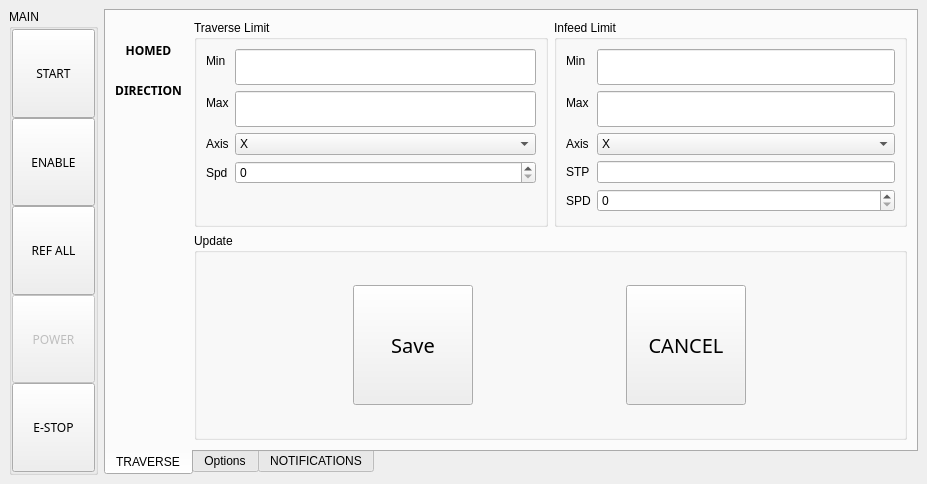
<?xml version="1.0" encoding="UTF-8"?>
<ui version="4.0">
 <class>Form</class>
 <widget class="VCPMainWindow" name="Form">
  <property name="geometry">
   <rect>
    <x>0</x>
    <y>0</y>
    <width>927</width>
    <height>484</height>
   </rect>
  </property>
  <property name="windowTitle">
   <string>Form</string>
  </property>
  <widget class="QWidget" name="centralwidget">
   <layout class="QGridLayout" name="gridLayout_3">
    <item row="0" column="0">
     <widget class="QGroupBox" name="groupBox_2">
      <property name="minimumSize">
       <size>
        <width>89</width>
        <height>0</height>
       </size>
      </property>
      <property name="title">
       <string>MAIN</string>
      </property>
      <property name="flat">
       <bool>false</bool>
      </property>
      <layout class="QVBoxLayout" name="verticalLayout_2">
       <property name="spacing">
        <number>0</number>
       </property>
       <property name="sizeConstraint">
        <enum>QLayout::SetDefaultConstraint</enum>
       </property>
       <property name="leftMargin">
        <number>0</number>
       </property>
       <property name="topMargin">
        <number>0</number>
       </property>
       <property name="rightMargin">
        <number>0</number>
       </property>
       <property name="bottomMargin">
        <number>0</number>
       </property>
       <item>
        <widget class="QPushButton" name="run_stop_button">
         <property name="sizePolicy">
          <sizepolicy hsizetype="Minimum" vsizetype="Minimum">
           <horstretch>0</horstretch>
           <verstretch>0</verstretch>
          </sizepolicy>
         </property>
         <property name="maximumSize">
          <size>
           <width>120</width>
           <height>120</height>
          </size>
         </property>
         <property name="font">
          <font>
           <family>Sans</family>
           <weight>50</weight>
           <italic>false</italic>
           <bold>false</bold>
          </font>
         </property>
         <property name="text">
          <string>START</string>
         </property>
         <property name="checkable">
          <bool>true</bool>
         </property>
        </widget>
       </item>
       <item>
        <widget class="HalButton" name="halbutton_2">
         <property name="sizePolicy">
          <sizepolicy hsizetype="Minimum" vsizetype="Minimum">
           <horstretch>0</horstretch>
           <verstretch>0</verstretch>
          </sizepolicy>
         </property>
         <property name="maximumSize">
          <size>
           <width>120</width>
           <height>120</height>
          </size>
         </property>
         <property name="font">
          <font>
           <family>Sans</family>
           <weight>50</weight>
           <italic>false</italic>
           <bold>false</bold>
          </font>
         </property>
         <property name="text">
          <string>ENABLE</string>
         </property>
         <property name="checkable">
          <bool>true</bool>
         </property>
         <property name="rules" stdset="0">
          <string>[{&quot;channels&quot;: [{&quot;url&quot;: &quot;status:all_axes_homed&quot;, &quot;trigger&quot;: true}], &quot;property&quot;: &quot;Enable&quot;, &quot;expression&quot;: &quot;ch[0]&quot;, &quot;name&quot;: &quot;isHomed&quot;}]</string>
         </property>
         <property name="pinBaseName" stdset="0">
          <string>halui.user-enable</string>
         </property>
        </widget>
       </item>
       <item>
        <widget class="ActionButton" name="ref_all_button">
         <property name="sizePolicy">
          <sizepolicy hsizetype="Fixed" vsizetype="Fixed">
           <horstretch>1</horstretch>
           <verstretch>0</verstretch>
          </sizepolicy>
         </property>
         <property name="minimumSize">
          <size>
           <width>32</width>
           <height>27</height>
          </size>
         </property>
         <property name="maximumSize">
          <size>
           <width>100</width>
           <height>100</height>
          </size>
         </property>
         <property name="font">
          <font>
           <family>Sans</family>
           <weight>50</weight>
           <italic>false</italic>
           <bold>false</bold>
          </font>
         </property>
         <property name="focusPolicy">
          <enum>Qt::NoFocus</enum>
         </property>
         <property name="styleSheet">
          <string notr="true"/>
         </property>
         <property name="text">
          <string>REF ALL</string>
         </property>
         <property name="rules" stdset="0">
          <string>[{&quot;channels&quot;: [{&quot;url&quot;: &quot;status:all_axes_homed&quot;, &quot;trigger&quot;: true}], &quot;property&quot;: &quot;Text&quot;, &quot;expression&quot;: &quot;'HOMED' if ch[0] else 'REF ALL'&quot;, &quot;name&quot;: &quot;reference_all&quot;}]</string>
         </property>
         <property name="actionName" stdset="0">
          <string>machine.home.all</string>
         </property>
        </widget>
       </item>
       <item>
        <widget class="ActionButton" name="power_abutton_6">
         <property name="enabled">
          <bool>false</bool>
         </property>
         <property name="sizePolicy">
          <sizepolicy hsizetype="Fixed" vsizetype="Fixed">
           <horstretch>0</horstretch>
           <verstretch>0</verstretch>
          </sizepolicy>
         </property>
         <property name="minimumSize">
          <size>
           <width>32</width>
           <height>27</height>
          </size>
         </property>
         <property name="maximumSize">
          <size>
           <width>100</width>
           <height>100</height>
          </size>
         </property>
         <property name="font">
          <font>
           <family>Sans</family>
           <weight>50</weight>
           <italic>false</italic>
           <bold>false</bold>
          </font>
         </property>
         <property name="text">
          <string>POWER</string>
         </property>
         <property name="checkable">
          <bool>true</bool>
         </property>
         <property name="actionName" stdset="0">
          <string>machine.power.toggle</string>
         </property>
        </widget>
       </item>
       <item>
        <widget class="ActionButton" name="estop_abutton_5">
         <property name="sizePolicy">
          <sizepolicy hsizetype="Fixed" vsizetype="Fixed">
           <horstretch>0</horstretch>
           <verstretch>0</verstretch>
          </sizepolicy>
         </property>
         <property name="minimumSize">
          <size>
           <width>32</width>
           <height>27</height>
          </size>
         </property>
         <property name="maximumSize">
          <size>
           <width>100</width>
           <height>100</height>
          </size>
         </property>
         <property name="font">
          <font>
           <family>Sans</family>
           <weight>50</weight>
           <italic>false</italic>
           <bold>false</bold>
          </font>
         </property>
         <property name="text">
          <string>E-STOP</string>
         </property>
         <property name="checkable">
          <bool>true</bool>
         </property>
         <property name="actionName" stdset="0">
          <string>machine.estop.toggle</string>
         </property>
        </widget>
       </item>
      </layout>
     </widget>
    </item>
    <item row="0" column="1">
     <widget class="QTabWidget" name="Tabs">
      <property name="enabled">
       <bool>true</bool>
      </property>
      <property name="sizePolicy">
       <sizepolicy hsizetype="Expanding" vsizetype="Expanding">
        <horstretch>0</horstretch>
        <verstretch>0</verstretch>
       </sizepolicy>
      </property>
      <property name="tabPosition">
       <enum>QTabWidget::South</enum>
      </property>
      <property name="currentIndex">
       <number>0</number>
      </property>
      <widget class="QWidget" name="tab">
       <attribute name="title">
        <string>TRAVERSE</string>
       </attribute>
       <layout class="QGridLayout" name="gridLayout_4">
        <item row="0" column="0">
         <layout class="QGridLayout" name="gridLayout">
          <property name="topMargin">
           <number>13</number>
          </property>
          <item row="0" column="1">
           <layout class="QGridLayout" name="gridLayout_2">
            <item row="4" column="1">
             <widget class="StatusLED" name="statusled_6">
              <property name="rules" stdset="0">
               <string>[{&quot;channels&quot;: [{&quot;url&quot;: &quot;status:joint.2.velocity&quot;, &quot;trigger&quot;: true}], &quot;property&quot;: &quot;On&quot;, &quot;expression&quot;: &quot;bool(ch[0])&quot;, &quot;name&quot;: &quot;Motion&quot;}]</string>
              </property>
             </widget>
            </item>
            <item row="3" column="1">
             <widget class="StatusLED" name="statusled_7">
              <property name="rules" stdset="0">
               <string>[{&quot;channels&quot;: [{&quot;url&quot;: &quot;status:joint.1.velocity&quot;, &quot;trigger&quot;: true}], &quot;property&quot;: &quot;On&quot;, &quot;expression&quot;: &quot;bool(ch[0])&quot;, &quot;name&quot;: &quot;Motion&quot;}]</string>
              </property>
             </widget>
            </item>
            <item row="1" column="1">
             <widget class="HalLedIndicator" name="direction_indicator">
              <property name="state">
               <bool>false</bool>
              </property>
              <property name="pinBaseName" stdset="0">
               <string/>
              </property>
             </widget>
            </item>
            <item row="0" column="0">
             <widget class="QLabel" name="label_6">
              <property name="font">
               <font>
                <family>Sans</family>
                <weight>75</weight>
                <italic>false</italic>
                <bold>true</bold>
               </font>
              </property>
              <property name="text">
               <string>HOMED</string>
              </property>
              <property name="alignment">
               <set>Qt::AlignCenter</set>
              </property>
             </widget>
            </item>
            <item row="2" column="0">
             <widget class="DROLabel" name="drolabel">
              <property name="referenceType" stdset="0">
               <number>1</number>
              </property>
              <property name="axisNumber" stdset="0">
               <number>0</number>
              </property>
              <property name="inchFormat" stdset="0">
               <string>%9.4f</string>
              </property>
              <property name="millimeterFormat" stdset="0">
               <string>%10.3f</string>
              </property>
              <property name="degreeFormat" stdset="0">
               <string>%10.2f</string>
              </property>
              <property name="latheMode" stdset="0">
               <number>0</number>
              </property>
             </widget>
            </item>
            <item row="0" column="1">
             <widget class="StatusLED" name="statusled_2">
              <property name="rules" stdset="0">
               <string>[{&quot;channels&quot;: [{&quot;url&quot;: &quot;status:all_axes_homed&quot;, &quot;trigger&quot;: true}], &quot;property&quot;: &quot;On&quot;, &quot;expression&quot;: &quot;ch[0]&quot;, &quot;name&quot;: &quot;Homed&quot;}]</string>
              </property>
             </widget>
            </item>
            <item row="2" column="1">
             <widget class="StatusLED" name="statusled">
              <property name="state">
               <bool>false</bool>
              </property>
              <property name="rules" stdset="0">
               <string>[{&quot;channels&quot;: [{&quot;url&quot;: &quot;status:joint.0.velocity&quot;, &quot;trigger&quot;: true}], &quot;property&quot;: &quot;On&quot;, &quot;expression&quot;: &quot;bool(ch[0])&quot;, &quot;name&quot;: &quot;Motion&quot;}]</string>
              </property>
             </widget>
            </item>
            <item row="1" column="0">
             <widget class="QLabel" name="label_9">
              <property name="font">
               <font>
                <family>Sans</family>
                <weight>75</weight>
                <italic>false</italic>
                <bold>true</bold>
               </font>
              </property>
              <property name="text">
               <string>DIRECTION</string>
              </property>
              <property name="alignment">
               <set>Qt::AlignCenter</set>
              </property>
             </widget>
            </item>
            <item row="3" column="0">
             <widget class="DROLabel" name="drolabel_3">
              <property name="referenceType" stdset="0">
               <number>1</number>
              </property>
              <property name="axisNumber" stdset="0">
               <number>2</number>
              </property>
              <property name="inchFormat" stdset="0">
               <string>%9.4f</string>
              </property>
              <property name="millimeterFormat" stdset="0">
               <string>%10.3f</string>
              </property>
              <property name="degreeFormat" stdset="0">
               <string>%10.2f</string>
              </property>
              <property name="latheMode" stdset="0">
               <number>0</number>
              </property>
             </widget>
            </item>
            <item row="4" column="0">
             <widget class="DROLabel" name="drolabel_2">
              <property name="referenceType" stdset="0">
               <number>1</number>
              </property>
              <property name="axisNumber" stdset="0">
               <number>1</number>
              </property>
              <property name="inchFormat" stdset="0">
               <string>%9.4f</string>
              </property>
              <property name="millimeterFormat" stdset="0">
               <string>%10.3f</string>
              </property>
              <property name="degreeFormat" stdset="0">
               <string>%10.2f</string>
              </property>
              <property name="latheMode" stdset="0">
               <number>0</number>
              </property>
             </widget>
            </item>
           </layout>
          </item>
         </layout>
        </item>
        <item row="0" column="1">
         <widget class="QGroupBox" name="groupBox_3">
          <property name="autoFillBackground">
           <bool>false</bool>
          </property>
          <property name="title">
           <string>Traverse Limit</string>
          </property>
          <layout class="QFormLayout" name="formLayout_2">
           <property name="fieldGrowthPolicy">
            <enum>QFormLayout::AllNonFixedFieldsGrow</enum>
           </property>
           <item row="0" column="0">
            <widget class="QLabel" name="label_8">
             <property name="toolTip">
              <string>AKA Table Left and Right</string>
             </property>
             <property name="text">
              <string>Min</string>
             </property>
            </widget>
           </item>
           <item row="0" column="1">
            <widget class="QLineEdit" name="traverse_limit_min">
             <property name="font">
              <font>
               <family>Sans</family>
               <pointsize>15</pointsize>
               <weight>50</weight>
               <italic>false</italic>
               <bold>false</bold>
              </font>
             </property>
             <property name="text">
              <string/>
             </property>
             <property name="echoMode">
              <enum>QLineEdit::Normal</enum>
             </property>
            </widget>
           </item>
           <item row="1" column="0">
            <widget class="QLabel" name="label_11">
             <property name="toolTip">
              <string>AKA Spindle Up and Down</string>
             </property>
             <property name="text">
              <string>Max</string>
             </property>
            </widget>
           </item>
           <item row="1" column="1">
            <widget class="QLineEdit" name="traverse_limit_max">
             <property name="font">
              <font>
               <family>Sans</family>
               <pointsize>15</pointsize>
               <weight>50</weight>
               <italic>false</italic>
               <bold>false</bold>
              </font>
             </property>
             <property name="text">
              <string/>
             </property>
             <property name="echoMode">
              <enum>QLineEdit::Normal</enum>
             </property>
            </widget>
           </item>
           <item row="2" column="0">
            <widget class="QLabel" name="axisLabel">
             <property name="text">
              <string>Axis</string>
             </property>
            </widget>
           </item>
           <item row="2" column="1">
            <widget class="QComboBox" name="traverse_axis">
             <item>
              <property name="text">
               <string>X</string>
              </property>
             </item>
             <item>
              <property name="text">
               <string>Y</string>
              </property>
             </item>
             <item>
              <property name="text">
               <string>Z</string>
              </property>
             </item>
            </widget>
           </item>
           <item row="3" column="1">
            <widget class="QSpinBox" name="traverse_speed">
             <property name="maximum">
              <number>2000</number>
             </property>
            </widget>
           </item>
           <item row="3" column="0">
            <widget class="QLabel" name="traverseLabel">
             <property name="text">
              <string>Spd</string>
             </property>
            </widget>
           </item>
          </layout>
         </widget>
        </item>
        <item row="0" column="2">
         <widget class="QGroupBox" name="groupBox_4">
          <property name="autoFillBackground">
           <bool>false</bool>
          </property>
          <property name="title">
           <string>Infeed Limit</string>
          </property>
          <layout class="QFormLayout" name="formLayout_3">
           <property name="fieldGrowthPolicy">
            <enum>QFormLayout::AllNonFixedFieldsGrow</enum>
           </property>
           <item row="0" column="0">
            <widget class="QLabel" name="label_10">
             <property name="toolTip">
              <string>AKA Table Left and Right</string>
             </property>
             <property name="text">
              <string>Min</string>
             </property>
            </widget>
           </item>
           <item row="0" column="1">
            <widget class="QLineEdit" name="infeed_limit_min">
             <property name="font">
              <font>
               <family>Sans</family>
               <pointsize>15</pointsize>
               <weight>50</weight>
               <italic>false</italic>
               <bold>false</bold>
              </font>
             </property>
             <property name="text">
              <string/>
             </property>
             <property name="echoMode">
              <enum>QLineEdit::Normal</enum>
             </property>
            </widget>
           </item>
           <item row="1" column="0">
            <widget class="QLabel" name="label_12">
             <property name="toolTip">
              <string>AKA Spindle Up and Down</string>
             </property>
             <property name="text">
              <string>Max</string>
             </property>
            </widget>
           </item>
           <item row="1" column="1">
            <widget class="QLineEdit" name="infeed_limit_max">
             <property name="font">
              <font>
               <family>Sans</family>
               <pointsize>15</pointsize>
               <weight>50</weight>
               <italic>false</italic>
               <bold>false</bold>
              </font>
             </property>
             <property name="text">
              <string/>
             </property>
             <property name="echoMode">
              <enum>QLineEdit::Normal</enum>
             </property>
            </widget>
           </item>
           <item row="2" column="0">
            <widget class="QLabel" name="axisLabel_2">
             <property name="text">
              <string>Axis</string>
             </property>
            </widget>
           </item>
           <item row="2" column="1">
            <widget class="QComboBox" name="infeed_axis">
             <property name="currentIndex">
              <number>0</number>
             </property>
             <item>
              <property name="text">
               <string>X</string>
              </property>
             </item>
             <item>
              <property name="text">
               <string>Y</string>
              </property>
             </item>
             <item>
              <property name="text">
               <string>Z</string>
              </property>
             </item>
            </widget>
           </item>
           <item row="3" column="0">
            <widget class="QLabel" name="stepoverLabel">
             <property name="text">
              <string>STP</string>
             </property>
            </widget>
           </item>
           <item row="3" column="1">
            <widget class="QLineEdit" name="infeed_stepover"/>
           </item>
           <item row="4" column="1">
            <widget class="QSpinBox" name="infeed_speed">
             <property name="maximum">
              <number>2000</number>
             </property>
            </widget>
           </item>
           <item row="4" column="0">
            <widget class="QLabel" name="infeedLabel">
             <property name="text">
              <string>SPD</string>
             </property>
            </widget>
           </item>
          </layout>
         </widget>
        </item>
        <item row="1" column="1" colspan="2">
         <widget class="QGroupBox" name="groupBox">
          <property name="title">
           <string>Update</string>
          </property>
          <layout class="QHBoxLayout" name="horizontalLayout">
           <item>
            <widget class="QPushButton" name="save_limits_button">
             <property name="sizePolicy">
              <sizepolicy hsizetype="Minimum" vsizetype="Minimum">
               <horstretch>0</horstretch>
               <verstretch>0</verstretch>
              </sizepolicy>
             </property>
             <property name="maximumSize">
              <size>
               <width>120</width>
               <height>120</height>
              </size>
             </property>
             <property name="font">
              <font>
               <family>Sans</family>
               <pointsize>15</pointsize>
               <weight>50</weight>
               <italic>false</italic>
               <bold>false</bold>
              </font>
             </property>
             <property name="text">
              <string>Save</string>
             </property>
             <property name="checkable">
              <bool>false</bool>
             </property>
            </widget>
           </item>
           <item>
            <widget class="QPushButton" name="cancel_edit_limits">
             <property name="sizePolicy">
              <sizepolicy hsizetype="Minimum" vsizetype="Minimum">
               <horstretch>0</horstretch>
               <verstretch>0</verstretch>
              </sizepolicy>
             </property>
             <property name="maximumSize">
              <size>
               <width>120</width>
               <height>120</height>
              </size>
             </property>
             <property name="font">
              <font>
               <family>Sans</family>
               <pointsize>15</pointsize>
               <weight>50</weight>
               <italic>false</italic>
               <bold>false</bold>
              </font>
             </property>
             <property name="text">
              <string>CANCEL</string>
             </property>
             <property name="checkable">
              <bool>true</bool>
             </property>
            </widget>
           </item>
          </layout>
         </widget>
        </item>
       </layout>
      </widget>
      <widget class="QWidget" name="tab_3">
       <attribute name="title">
        <string>Options</string>
       </attribute>
       <widget class="QWidget" name="horizontalLayoutWidget">
        <property name="geometry">
         <rect>
          <x>0</x>
          <y>0</y>
          <width>901</width>
          <height>441</height>
         </rect>
        </property>
        <layout class="QHBoxLayout" name="horizontalLayout_3">
         <property name="leftMargin">
          <number>5</number>
         </property>
         <property name="topMargin">
          <number>5</number>
         </property>
         <property name="rightMargin">
          <number>5</number>
         </property>
         <property name="bottomMargin">
          <number>5</number>
         </property>
         <item>
          <layout class="QFormLayout" name="formLayout">
           <property name="sizeConstraint">
            <enum>QLayout::SetDefaultConstraint</enum>
           </property>
           <item row="0" column="0">
            <widget class="QLabel" name="infeedTypeLabel">
             <property name="text">
              <string>Infeed Type</string>
             </property>
            </widget>
           </item>
           <item row="0" column="1">
            <widget class="QComboBox" name="infeed_type">
             <item>
              <property name="text">
               <string>Left and Right Stops</string>
              </property>
             </item>
             <item>
              <property name="text">
               <string>Right Stop Only</string>
              </property>
             </item>
             <item>
              <property name="text">
               <string>Left Stop Only</string>
              </property>
             </item>
             <item>
              <property name="text">
               <string>None</string>
              </property>
             </item>
            </widget>
           </item>
           <item row="1" column="0">
            <widget class="QLabel" name="infeedRepeatLabel_2">
             <property name="text">
              <string>Infeed Repeat</string>
             </property>
            </widget>
           </item>
           <item row="1" column="1">
            <widget class="QComboBox" name="infeed_reverse">
             <item>
              <property name="text">
               <string>Reverse At Either</string>
              </property>
             </item>
             <item>
              <property name="text">
               <string>Restart At Min</string>
              </property>
             </item>
             <item>
              <property name="text">
               <string>Restart At Max</string>
              </property>
             </item>
             <item>
              <property name="text">
               <string>None</string>
              </property>
             </item>
            </widget>
           </item>
          </layout>
         </item>
         <item>
          <layout class="QFormLayout" name="formLayout_5"/>
         </item>
        </layout>
       </widget>
      </widget>
      <widget class="QWidget" name="tab_1">
       <attribute name="title">
        <string>NOTIFICATIONS</string>
       </attribute>
       <layout class="QHBoxLayout" name="horizontalLayout_2">
        <property name="spacing">
         <number>14</number>
        </property>
        <property name="leftMargin">
         <number>9</number>
        </property>
        <property name="topMargin">
         <number>0</number>
        </property>
        <item>
         <widget class="NotificationWidget" name="notificationwidget_2"/>
        </item>
       </layout>
      </widget>
     </widget>
    </item>
   </layout>
  </widget>
 </widget>
 <customwidgets>
  <customwidget>
   <class>VCPMainWindow</class>
   <extends>QMainWindow</extends>
   <header>qtpyvcp.widgets.form_widgets.main_window</header>
   <container>1</container>
  </customwidget>
  <customwidget>
   <class>ActionButton</class>
   <extends>QPushButton</extends>
   <header>qtpyvcp.widgets.button_widgets.action_button</header>
  </customwidget>
  <customwidget>
   <class>DROLabel</class>
   <extends>QLabel</extends>
   <header>qtpyvcp.widgets.display_widgets.dro_label</header>
  </customwidget>
  <customwidget>
   <class>StatusLED</class>
   <extends>QWidget</extends>
   <header>qtpyvcp.widgets.display_widgets.status_led</header>
  </customwidget>
  <customwidget>
   <class>NotificationWidget</class>
   <extends>QWidget</extends>
   <header>qtpyvcp.widgets.display_widgets.notification_widget</header>
  </customwidget>
  <customwidget>
   <class>HalLedIndicator</class>
   <extends>QWidget</extends>
   <header>qtpyvcp.widgets.hal_widgets.hal_led</header>
  </customwidget>
  <customwidget>
   <class>HalButton</class>
   <extends>QPushButton</extends>
   <header>qtpyvcp.widgets.hal_widgets.hal_button</header>
  </customwidget>
 </customwidgets>
 <resources/>
 <connections/>
</ui>
